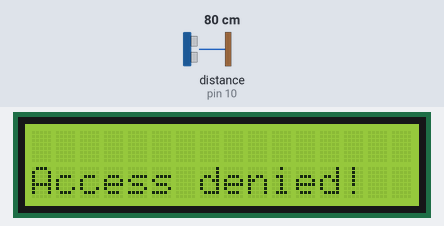
Simulated run of this sketch. Board: Arduino Uno, built with avr-gcc and run on an emulated ATmega328P. Parts: 16×2 character LCD. Wiring (inferred from the names in the program): ultrasonic range finder: trigger pin 9; echo pin 10. The test bench sets the inputs (shaded band); at power-on: distance to the obstacle (sensor on pin 10) 80 cm. The echo pulse lasts 58.3 µs per cm; what the sketch prints to the serial monitor is not drawn.

Above: at 1.2 s.
1.3 s: distance to the obstacle (sensor on pin 10) set to 2 cm
At 1.7 s:
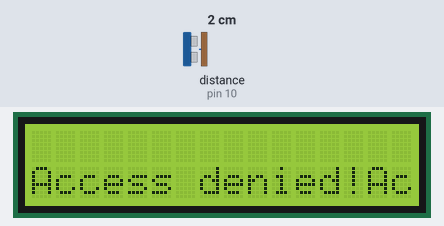
At 6.8 s:
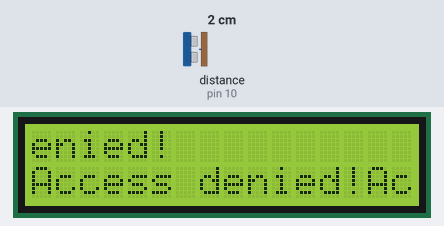
Timing chart, 0 to 8.3 s (numbered marks = the images above; inputs shaded):
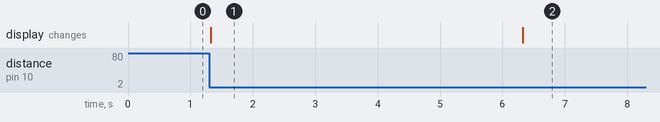

Measured:
- after the input at 1.3 s, the display: changes at once (image 1)
- what the display in image 1 shows lasts 5.0 s, from 1.3 s to 6.3 s

The sketch:

solenoidHcsr04_ino.ino
```cpp
#include <LiquidCrystal.h>
const int rs = 12, en = 11, d4 = 5, d5 = 4, d6 = 3, d7 = 2;
LiquidCrystal lcd(rs, en, d4, d5, d6, d7);
int trigPin = 9;
int echoPin = 10;
long duration;
int distance;
int lockPin=11;
void setup() {
pinMode(trigPin, OUTPUT);
pinMode(echoPin, INPUT);
pinMode(lockPin,OUTPUT);
  lcd.begin(16, 2);
Serial.begin(9600);
}
void loop() {
 lcd.setCursor(0, 1);
 lcd.print("Access denied!");
digitalWrite(lockPin,LOW);
digitalWrite(trigPin, LOW);
delayMicroseconds(2);
digitalWrite(trigPin, HIGH);
delayMicroseconds(10);
digitalWrite(trigPin, LOW);
duration = pulseIn(echoPin, HIGH);
distance= duration*0.034/2;
Serial.print("Distance: ");
Serial.println(distance);
if(distance<=30){
digitalWrite(lockPin,HIGH);
lcd.print("Access Granted ;)");
lcd.print(millis() / 5000);
Serial.println("Unlocked");
delay(5000);
digitalWrite(lockPin,LOW);
 lcd.print("Access denied!");
Serial.println("LOCKED");
}
  while(Serial.available()){
  char a=Serial.read();
if(Serial.read()=='alohmora'){
digitalWrite(lockPin,HIGH);
lcd.print("Access Granted ;)");
lcd.print(millis() / 5000);
delay(5000);
digitalWrite(lockPin,LOW);
 lcd.print("Access denied!");

}
}
}
```
